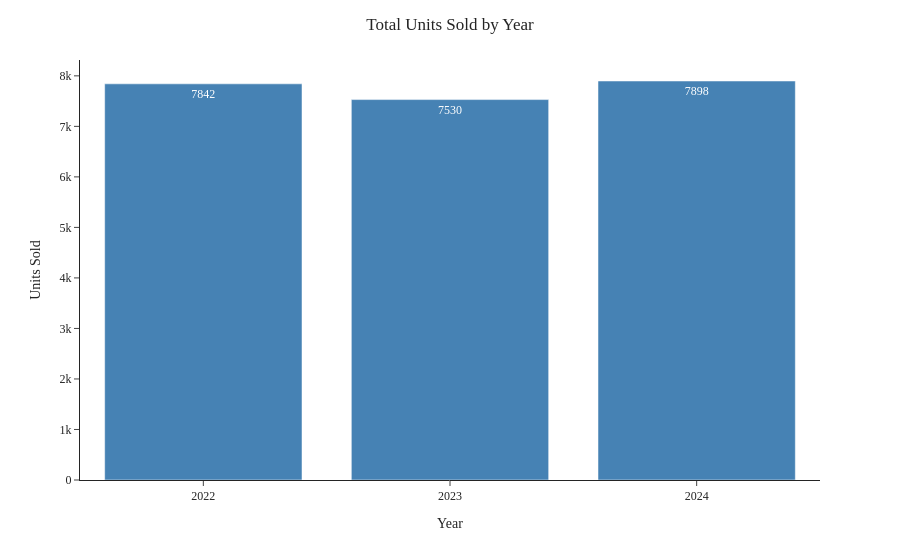

This figure's notebook cell:
### Code cell
# Bar chart for units sold per year
df_fig3 = df.groupby('year')['units_sold'].sum().reset_index()
df_fig3['year'] = df_fig3['year'].astype(str)  

fig3 = px.bar(
    df_fig3,
    x = 'year',
    y = 'units_sold',
    labels = {'year':'Year', 'units_sold':'Units Sold'},
    template='simple_white',
    color_discrete_sequence=['steelblue'],
    text=df_fig3['units_sold'].map('{:.0f}'.format)
)

fig3.update_layout(
    font_family = 'rockwell',
    title = {
        'text': 'Total Units Sold by Year',
        'x': 0.5
    }
)

fig3.update_yaxes(
    ticks='outside',
    tickformat='~s'
)

fig3.update_traces(
    hovertemplate='%{y:.0f} Units<extra></extra>'
)

fig3.show()

### Figure 1 — Plotly figure (JSON) as saved in the notebook; plotly's stock layout.template omitted (floating-point values rounded to 4 significant figures)
{"data": [{"alignmentgroup": "True", "hovertemplate": "%{y:.0f} Units<extra></extra>", "legendgroup": "", "marker": {"color": "steelblue", "pattern": {"shape": ""}}, "name": "", "offsetgroup": "", "orientation": "v", "showlegend": false, "text": ["7842", "7530", "7898"], "textposition": "auto", "type": "bar", "x": ["2022", "2023", "2024"], "xaxis": "x", "y": [7842, 7530, 7898], "yaxis": "y"}], "layout": {"barmode": "relative", "font": {"family": "rockwell"}, "legend": {"tracegroupgap": 0}, "margin": {"t": 60}, "title": {"text": "Total Units Sold by Year", "x": 0.5}, "xaxis": {"anchor": "y", "domain": [0, 1], "title": {"text": "Year"}}, "yaxis": {"anchor": "x", "domain": [0, 1], "tickformat": "~s", "ticks": "outside", "title": {"text": "Units Sold"}}}}
